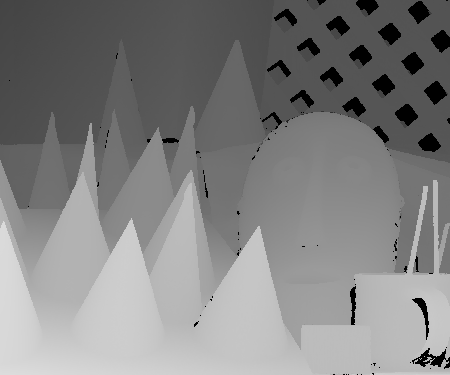
#> input picture Trial/samples/cones/disp0.png, 450 x 375 px
$ python data.py
#> lines starting #> are read from the running program, lines starting #| are printed output that depends on the picture; pictures that were not available may be replaced by others from this repository, and a replacement may not be noted
import numpy
import random
from PIL import Image, ImageDraw

# [110 lines left out: functions get_batch, get_random_sample, get_image_in_patches, not called in this run]

def comp_error_in_area(name1, name2, patch_size, max_disp, error_threshold):
#> called with name1 = '../samples/cones/disp0', name2 = '../samples/cones/disp', patch_size = 11, max_disp = 63, error_threshold = 12
    disp_ref = Image.open(name1 + ".png")
#> disp_ref is the input picture: PIL image 450x375 L; min 0, max 220, mean 129.8
    disp = Image.open(name2 + ".png")
    width, height = disp.size
#> width = 450; height = 375
    disp_ref_pix = numpy.atleast_1d(disp_ref)
    disp_pix = numpy.atleast_1d(disp)
    filtered_pix = numpy.zeros((height,width))

    pix_num = (height - patch_size + 1) * (width - patch_size - max_disp + 1)
#> pix_num = 137605
    error_num = 0
    not_recognized = 0

    for i in range(int(patch_size/2), height - int(patch_size/2)):
        for j in range(max_disp + int(patch_size/2), width - int(patch_size/2)):
            if int(disp_ref_pix[i,j]) == 0:
                not_recognized += 1
            elif abs(int(disp_ref_pix[i,j]) - int(disp_pix[i,j])) > error_threshold:
                error_num += 1
            else:
                filtered_pix[i, j] = disp_pix[i, j]
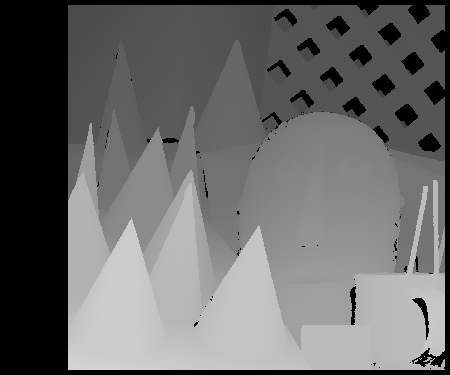
#> filtered_pix: shape (375, 450) float64; min 0, max 213, mean 105.6
#> after the loop, error_num = 0; not_recognized = 5132
    print("error rate ", round(error_num*100/(pix_num - not_recognized), 2))
#| error rate  0.0
    print("not recognized", not_recognized)
#| not recognized 5132
    print("num of pixels", pix_num)
#| num of pixels 137605
    print("mum of errors", error_num)
#| mum of errors 0
    img = Image.fromarray(filtered_pix.astype('uint8'), mode = 'L')
    img.save("filtered_disp_" + str(error_threshold) + ".png", "PNG")

patch_size = 11
max_disp = 63
error_threshold = 12
comp_error_in_area("../samples/cones/disp0", "../samples/cones/disp", patch_size, max_disp, error_threshold)


# [7 lines of commented-out code are left out]

$ run again, on Trial/samples/cones/disp1.png
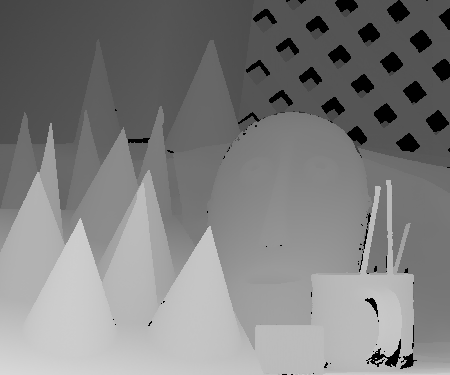
#> input picture Trial/samples/cones/disp1.png, 450 x 375 px, given in place of disp0.png, which was not available
#> in comp_error_in_area, disp_ref is the input picture: PIL image 450x375 L; min 0, max 216, mean 127.2
#> after the loop in comp_error_in_area, `for i in range(int(patch_size/2), height - int(patch_size/2)):`:
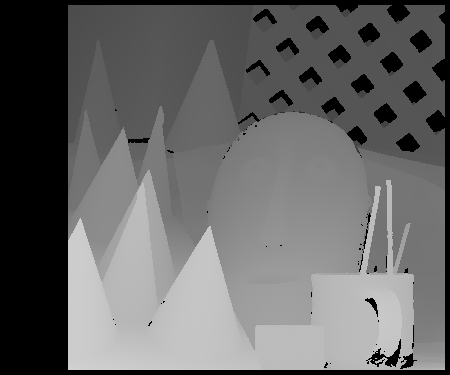
#> filtered_pix: shape (375, 450) float64; min 0, max 212, mean 102.8
#> after the loop in comp_error_in_area, `for i in range(int(patch_size/2), height - int(patch_size/2)):`: error_num = 0; not_recognized = 5561
#| error rate  0.0
#| not recognized 5561
#| num of pixels 137605
#| mum of errors 0
